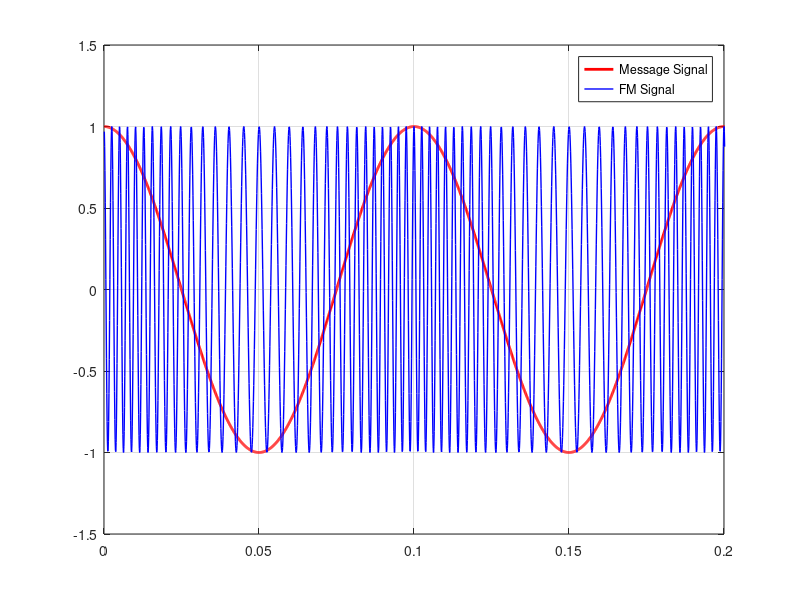
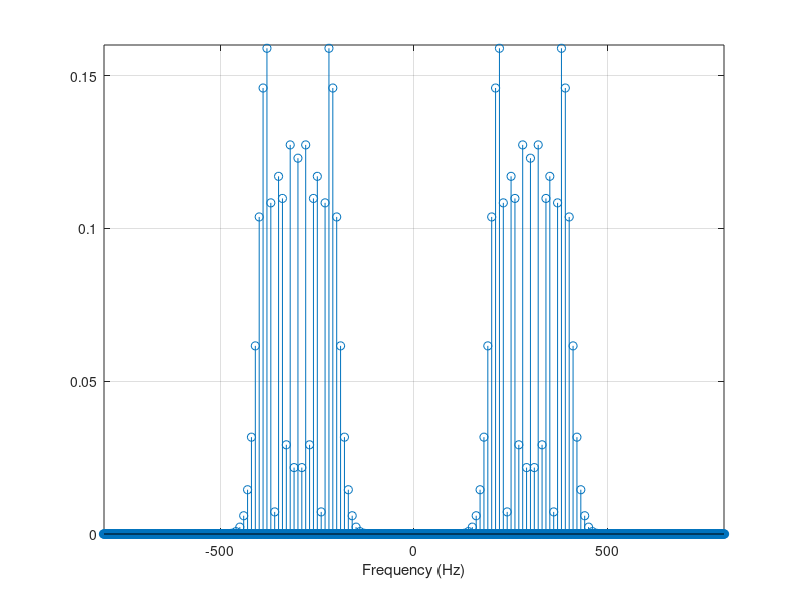

MATLAB code to generate these figures, in order: (Note: this script raises an error after producing the figures.)
Fs = 10000;
ts = 1/Fs;
T = 1;
t = ts:ts:T;
mp = 1;
fm = 10;
fc = 300;
kf = 200*pi;

delta_f = (kf*mp)/(2*pi);
fmax = fc + delta_f;
fmin = fc - delta_f;
message = mp*cos(2*pi*fm*t);
m_intg = ts*cumsum(message);
Fm_signal = cos(2*pi*fc*t + kf*m_intg);

figure
plot(t, message, 'r', 'LineWidth', 2)
hold on
plot(t, Fm_signal, 'b', 'LineWidth', 1)
legend('Message Signal','FM Signal')
axis([0 0.2 -1.5 1.5])
hold off
grid on

n = length(Fm_signal);
frequency = -(n-1)/2:(n-1)/2*(Fs/n);
fre_Fm_Signal = fftshift(fft(Fm_signal, n));

figure
stem(frequency,abs(fre_Fm_Signal)/n)
xlabel('Frequency (Hz)')
axis([-800 800 0 0.16])
grid on

s_der = diff([Fm_signal(1) Fm_signal])/ts/kf;
mrec = envelope(s_der);

figure
plot(t, s_der, 'b', 'LineWidth', 1)
hold on
plot(t, mrec, 'r', 'LineWidth', 2)
legend('Output of the differantiator','Envelope detector output')
axis([0 0.2 -4 5])
hold off
grid on



%%%%%%%%%%%%%%%%%%%%%%%%%%%%%%%%%%%%%%%%%%%%%%%%%%%%%%%%%%%%%%%%%%%%%%%%%%%



Fs = 10000;
ts = 1/Fs;
T = 1;
t = ts:ts:T;
fc = 300;
kf = 200*pi;
mp_2 = 2;
fm_2 = 10;
message2 = mp_2*cos(2*pi*fm_2*t);
m_intg2 = ts*cumsum(message2);
Fm_signal2 = cos(2*pi*fc*t + kf*m_intg2);

figure
plot(t,message2,'r','LineWidth',2)
hold on
plot(t,Fm_signal2,'b','LineWidth',1)
legend('Message Signal','FM Signal')
axis([0 0.2 -3 3])
hold off

n = length(Fm_signal2);
frequency = -(n-1)/2:(n-1)/2*(Fs/n);
fre_Fm_Signal2 = fftshift(fft(Fm_signal2, n));

figure
stem(frequency,abs(fre_Fm_Signal2)/n)
xlabel('Frequency (Hz)')
axis([-800 800 0 0.15])

s_der2 = diff([Fm_signal2(1) Fm_signal2])/ts/kf;
mrec2 = envelope(s_der2);

figure
plot(t,s_der2,'b','LineWidth',1)
hold on
plot(t,mrec2,'r','LineWidth',2)
legend('Output of the differantiator','Envelope detector output')
axis([0 0.2 -10 10])
hold off

mp_3 = 1;
fm_3 = 20;
message3 = mp_3*cos(2*pi*fm_3*t);
m_intg3 = ts*cumsum(message3);
Fm_signal3 = cos(2*pi*fc*t + kf*m_intg3);

figure
plot(t,message3,'r','LineWidth',2)
hold on
plot(t,Fm_signal3,'b','LineWidth',1)
legend('Message Signal','FM Signal')
axis([0 0.2 -1.5 1.5])
hold off 

n = length(Fm_signal3);
frequency = -(n-1)/2:(n-1)/2*(Fs/n);
fre_Fm_Signal3 = fftshift(fft(Fm_signal3, n));

figure
stem(frequency,abs(fre_Fm_Signal3)/n)
xlabel('Frequency (Hz)')
axis([-800 800 0 0.2])

s_der3 = diff([Fm_signal3(1) Fm_signal3])/ts/kf;
mrec3 = envelope(s_der3);

figure
plot(t,s_der3,'b','LineWidth',1)
hold on
plot(t,mrec3,'r','LineWidth',2)
legend('Output of the differantiator','Envelope detector output')
axis([0 0.2 -4 4])
hold off
